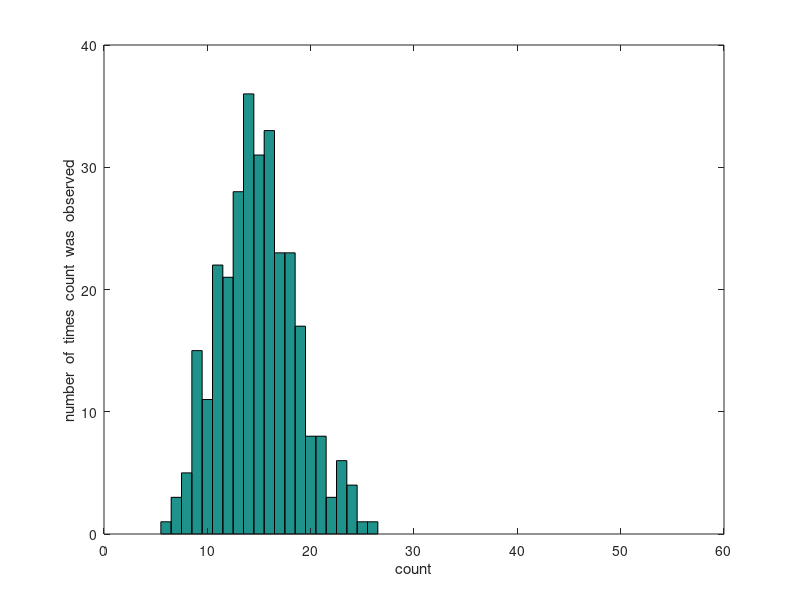

This figure's MATLAB source: (Note: this script raises an error after producing the figure.)
load('sample_hw2.mat');
figure;
example  =  poissrnd(15,300,1);
hist(example,1:50)
xlabel('count');
ylabel('number  of  times  count  was  observed');
hwplotprep
print  -dpdf  aPoissonExample.pdf